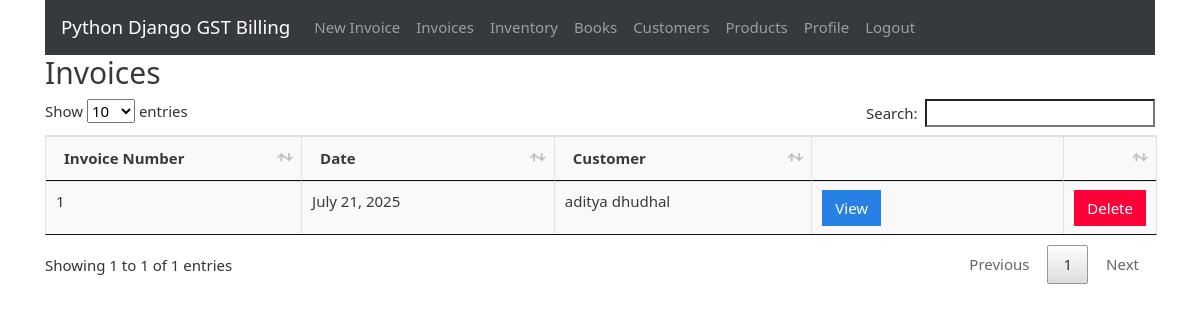
Screenshot of /invoices (signed in) with the database file from the repository.
### gstbillingapp/models.py (models this page shows, shortened)
class Invoice(models.Model):
    user = models.ForeignKey(User, null=True, blank=True, on_delete=models.SET_NULL)
    invoice_number = models.IntegerField()
    invoice_date = models.DateField()
    invoice_customer = models.ForeignKey(
        'Customer',
        on_delete=models.SET_NULL,
        null=True
    )
    invoice_json = models.TextField()
    inventory_reflected = models.BooleanField(default=True)
    books_reflected = models.BooleanField(default=True)

class Customer(models.Model):
    user = models.ForeignKey(User, null=True, blank=True, on_delete=models.SET_NULL)
    customer_name = models.CharField(max_length=200)
    customer_address = models.TextField(max_length=600, blank=True, null=True)
    customer_phone = models.CharField(max_length=14, blank=True, null=True)
    customer_gst = models.CharField(max_length=15, blank=True, null=True)
    def __str__(self):
        return self.customer_name

### gstbillingapp/views.py (the view)
# urls.py: path('invoices', views.invoices, name='invoices'),
@login_required
def invoices(request):
    context = {}
    context['invoices'] = Invoice.objects.filter(user=request.user).order_by('-id')
    return render(request, 'gstbillingapp/invoices.html', context)

### gstbillingapp/templates/gstbillingapp/invoices.html (shortened to what this page needs)
{% extends "gstbillingapp/base.html" %}
{% load static %}
{% block content %}
		<h2>Invoices</h2>
		<table class="table table-bordered" id="invoice-table">
		<thead>
			<tr>
				<th>Invoice Number</th>
				<th>Date</th>
				<th>Customer</th>
				<th></th>
				<th></th>
			</tr>
		</thead>
		<tbody class="two-col-form">
			{% for invoice in invoices %}
			<tr>
 				<td>{{invoice.invoice_number}}</td>
 				<td>{{invoice.invoice_date}}</td>
 				<td>{{invoice.invoice_customer}}</td>
				 <td><a href="{% url 'invoice_viewer' invoice.id %}"><button type="button" class="btn btn-primary">View</button></a></td>
				 <td><button type="button" class="btn btn-danger" data-toggle="modal" data-target="#invoiceDeleteModal" data-invoice-id="{{invoice.id}}" data-invoice-number="{{invoice.invoice_number}}, for {{invoice.invoice_customer}}">Delete</button></td>
			</tr>
			{% endfor %}
		</tbody>
		</table>
{% endblock %}

### gstbillingapp/static/gstbillingapp/main.css (style rules this page uses)
.table-bordered td, .table-bordered th { padding: 0.25em; }
.table-bordered tbody td, .table-bordered tbody th, .table-bordered thead th, .table-bordered thead td { background: #f9f9f9; }
.two-col-form td, .two-col-form th { width: 25%; }

### rows the page displays
Invoice: invoice_number "1", invoice_date "July 21, 2025", invoice_customer "aditya dhudhal"
